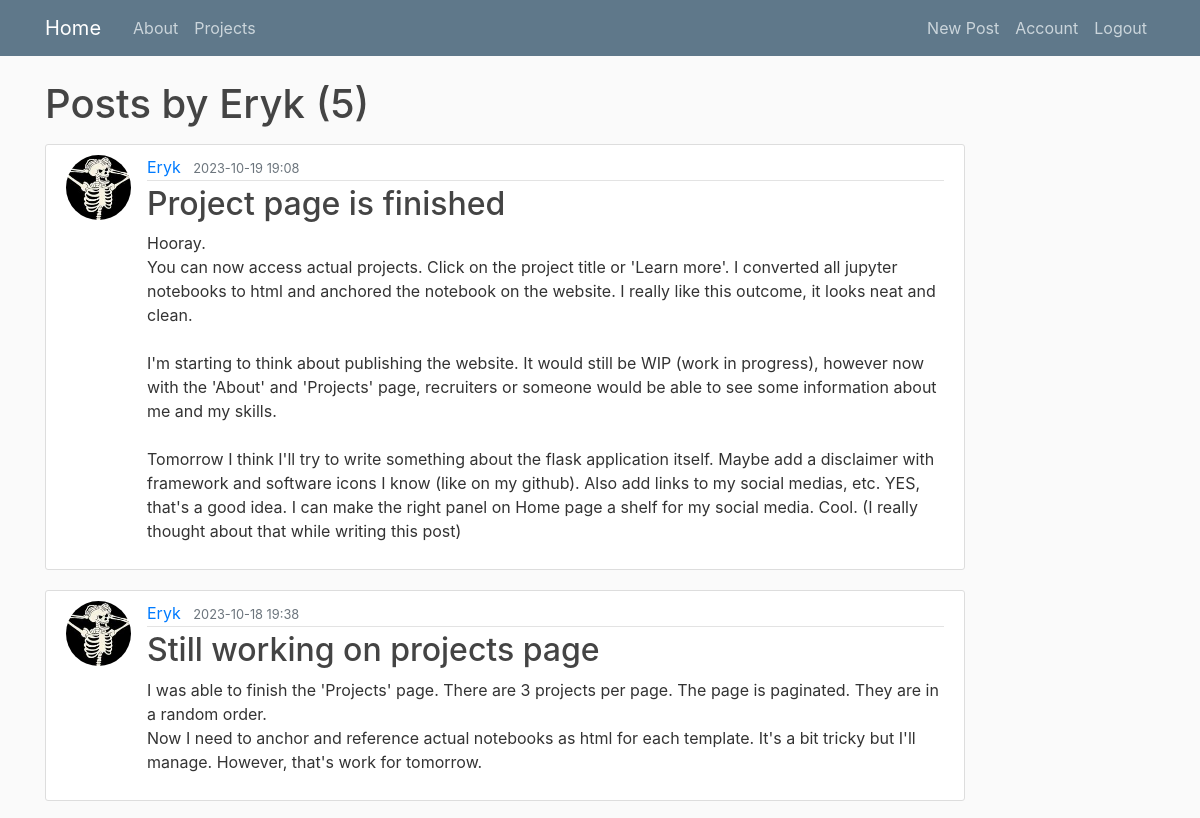
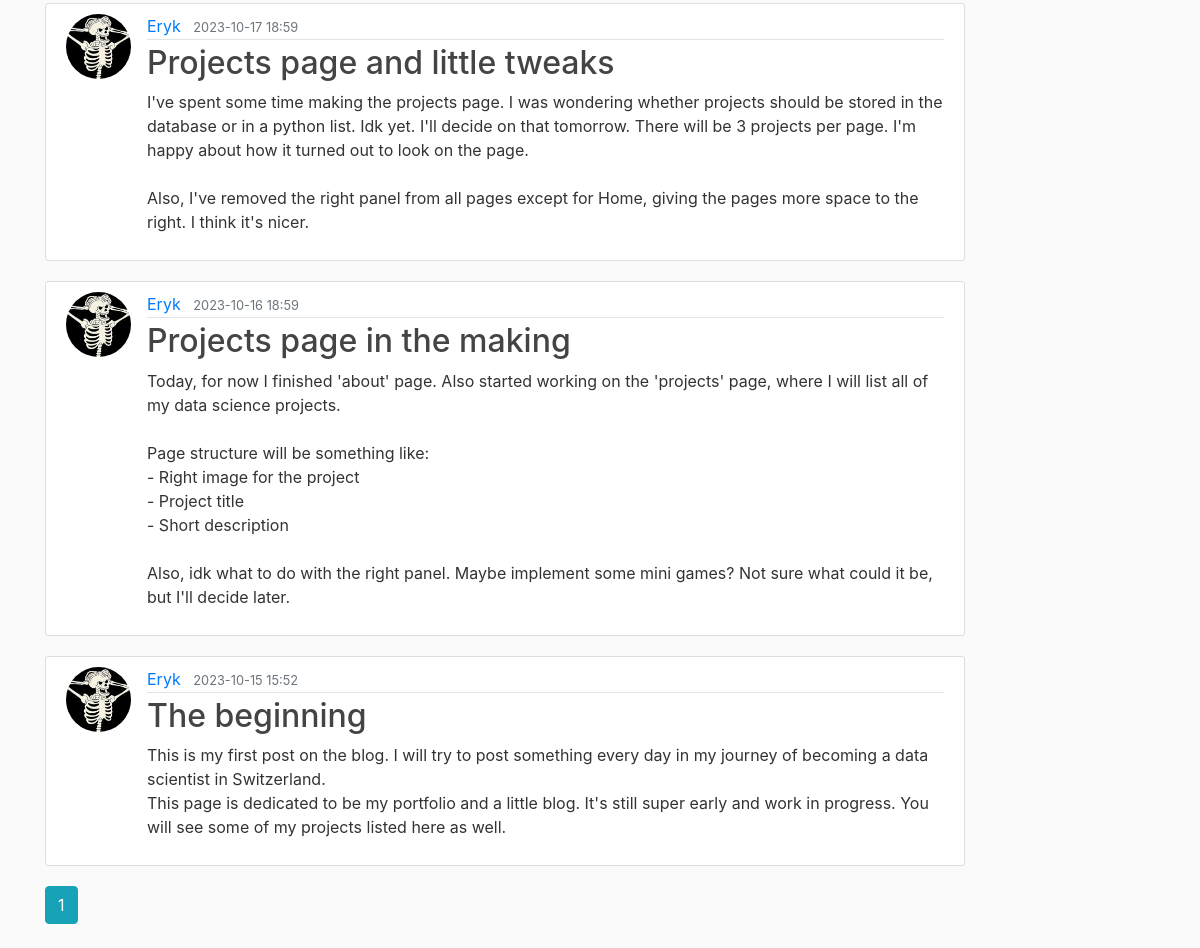
/user/Eryk (signed in), run on the app's committed database (2 pictures, top to bottom).
### blog/models.py (models this page shows, shortened)
class User(db.Model, UserMixin):
    id = db.Column(db.Integer, primary_key=True)
    username = db.Column(db.String(20), unique=True, nullable=False)
    email = db.Column(db.String(120), unique=True, nullable=False)
    image_file = db.Column(db.String(20), nullable=False, default='default.jpg')
    password = db.Column(db.String(60), nullable=False)
    posts = db.relationship('Post', backref='author', lazy=True)

class Post(db.Model):
    id = db.Column(db.Integer, primary_key=True)
    title = db.Column(db.String(100), nullable=False)
    date_posted = db.Column(db.DateTime, nullable=False, default=datetime.utcnow)
    content = db.Column(db.Text, nullable=False)
    user_id = db.Column(db.Integer, db.ForeignKey('user.id'), nullable=False)

### blog/users/routes.py (the view)
@users.route("/user/<string:username>")
def user_posts(username):
	page = request.args.get('page', default=1, type=int)
	user = User.query.filter_by(username=username).first_or_404()
	posts = Post.query.filter_by(author=user).order_by(Post.date_posted.desc()).paginate(page=page, per_page=5)
	return render_template('user_posts.html', posts=posts, user=user)

### blog/models.py (called while the page is built)
@login_manager.user_loader
def load_user(user_id):
    return User.query.get(int(user_id))

### blog/templates/user_posts.html
{% extends "layout.html" %}
{% block content %}
    <h1 class="mb-3">Posts by {{ user.username }} ({{ posts.total }})</h1>
    {% for post in posts.items %}
        <article class="media content-section">
            <img class="rounded-circle article-img" src="{{ url_for('static', filename='profile_pics/' + post.author.image_file) }}">
            <div class="media-body">
                <div class="article-metadata">
                    <a class="mr-2" href="{{ url_for('users.user_posts', username=post.author.username) }}" style="text-decoration: none;">{{ post.author.username }}</a>
                    <small class="text-muted">{{ post.date_posted.strftime('%Y-%m-%d %H:%M') }}</small>
                </div>
                <h2><a class="article-title" href="{{ url_for('posts.post', post_id=post.id) }}" style="text-decoration: none;">{{ post.title }}</a></h2>
                <p class="article-content">{{ post.content }}</p>
            </div>
        </article>
    {% endfor %}
    {% for page_num in posts.iter_pages(left_edge=1, right_edge=1, left_current=1, right_current=1) %}
        {% if page_num %}
            {% if posts.page == page_num %}
                <a class="btn btn-info mb-4" href="{{ url_for('users.user_posts', username=user.username, page=page_num) }}">{{ page_num }}</a>
            {% else %}
                <a class="btn btn-outline-info mb-4" href="{{ url_for('users.user_posts', username=user.username, page=page_num) }}">{{ page_num }}</a>
            {% endif %}
        {% else %}
            ...
        {% endif %}
    {% endfor %}
{% endblock content %}

### blog/static/main.css (style rules this page uses)
body { background: #fafafa; color: #333333; margin-top: 5rem; }
h1, h2, h3, h4, h5, h6 { color: #444444; }
.content-section { background: #ffffff; padding: 10px 20px; border: 1px solid #dddddd; border-radius: 3px; margin-bottom: 20px; }
.article-title { color: #444444; }
.article-content { white-space: pre-line; }
.article-img { height: 65px; width: 65px; margin-right: 16px; }
.article-metadata { padding-bottom: 1px; margin-bottom: 4px; border-bottom: 1px solid #e3e3e3 }

### data on the page
User: username "Eryk"
Post: image_file (picture), author.username "Eryk", date_posted "2023-10-19 19:08", title "Project page is finished", content "Hooray. You can now access actual projects. Click on the project title or 'Learn more'. I converted all jupyter notebooks to html and anchored the notebook on the website. I really like this outcome, it looks neat and clean. I'm starting to think about publishing the website. It would still be WIP (work in progress), however now with the 'About' and 'Projects' page, recruiters or someone would be able to see some information about me and my skills. Tomorrow I think I'll try to write something about the flask application itself. Maybe add a disclaimer with framework and software icons I know (like on my github). Also add links to my social medias, etc. YES, that's a good idea. I can make the…"
Post: image_file (picture), author.username "Eryk", date_posted "2023-10-18 19:38", title "Still working on projects page", content "I was able to finish the 'Projects' page. There are 3 projects per page. The page is paginated. They are in a random order. Now I need to anchor and reference actual notebooks as html for each template. It's a bit tricky but I'll manage. However, that's work for tomorrow."
Post: image_file (picture), author.username "Eryk", date_posted "2023-10-17 18:59", title "Projects page and little tweaks", content "I've spent some time making the projects page. I was wondering whether projects should be stored in the database or in a python list. Idk yet. I'll decide on that tomorrow. There will be 3 projects per page. I'm happy about how it turned out to look on the page. Also, I've removed the right panel from all pages except for Home, giving the pages more space to the right. I think it's nicer."
Post: image_file (picture), author.username "Eryk", date_posted "2023-10-16 18:59", title "Projects page in the making", content "Today, for now I finished 'about' page. Also started working on the 'projects' page, where I will list all of my data science projects. Page structure will be something like: - Right image for the project - Project title - Short description Also, idk what to do with the right panel. Maybe implement some mini games? Not sure what could it be, but I'll decide later."
Post: image_file (picture), author.username "Eryk", date_posted "2023-10-15 15:52", title "The beginning", content "This is my first post on the blog. I will try to post something every day in my journey of becoming a data scientist in Switzerland. This page is dedicated to be my portfolio and a little blog. It's still super early and work in progress. You will see some of my projects listed here as well."

### other printed values
{{ posts.total }} "5"
{{ page_num }} "1"
